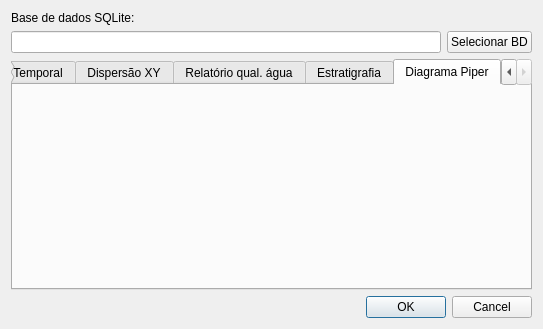
<?xml version="1.0" encoding="UTF-8"?>
<ui version="4.0">
 <class>Dialog</class>
 <widget class="QDialog" name="Dialog">
  <property name="geometry">
   <rect>
    <x>0</x>
    <y>0</y>
    <width>543</width>
    <height>329</height>
   </rect>
  </property>
  <property name="windowTitle">
   <string>Dialog</string>
  </property>
  <layout class="QGridLayout" name="gridLayout">
   <item row="1" column="0">
    <widget class="QLineEdit" name="txtpath">
     <property name="whatsThis">
      <string>Base de dados SpatiaLite selecionada</string>
     </property>
     <property name="readOnly">
      <bool>true</bool>
     </property>
    </widget>
   </item>
   <item row="1" column="1">
    <widget class="QPushButton" name="btnSetDB">
     <property name="text">
      <string>Selecionar BD</string>
     </property>
    </widget>
   </item>
   <item row="0" column="0" colspan="2">
    <widget class="QLabel" name="label_2">
     <property name="text">
      <string>Base de dados SQLite:</string>
     </property>
    </widget>
   </item>
   <item row="3" column="0" colspan="2">
    <widget class="QDialogButtonBox" name="buttonBox">
     <property name="orientation">
      <enum>Qt::Horizontal</enum>
     </property>
     <property name="standardButtons">
      <set>QDialogButtonBox::Cancel|QDialogButtonBox::Ok</set>
     </property>
    </widget>
   </item>
   <item row="2" column="0" colspan="2">
    <widget class="QTabWidget" name="tabWidget">
     <property name="sizePolicy">
      <sizepolicy hsizetype="MinimumExpanding" vsizetype="Expanding">
       <horstretch>0</horstretch>
       <verstretch>0</verstretch>
      </sizepolicy>
     </property>
     <property name="currentIndex">
      <number>4</number>
     </property>
     <widget class="QWidget" name="TAB_TSPLOT">
      <attribute name="title">
       <string>Série Temporal</string>
      </attribute>
      <layout class="QGridLayout" name="gridLayout_3">
       <item row="0" column="0">
        <widget class="QLabel" name="label">
         <property name="font">
          <font>
           <pointsize>10</pointsize>
          </font>
         </property>
         <property name="text">
          <string>Tabela:</string>
         </property>
        </widget>
       </item>
       <item row="1" column="0">
        <widget class="QComboBox" name="ListOfTables">
         <property name="sizePolicy">
          <sizepolicy hsizetype="Expanding" vsizetype="Fixed">
           <horstretch>0</horstretch>
           <verstretch>0</verstretch>
          </sizepolicy>
         </property>
        </widget>
       </item>
       <item row="1" column="1" rowspan="5">
        <widget class="QLabel" name="InfoTxtTSPlot">
         <property name="sizePolicy">
          <sizepolicy hsizetype="Expanding" vsizetype="Expanding">
           <horstretch>0</horstretch>
           <verstretch>0</verstretch>
          </sizepolicy>
         </property>
         <property name="text">
          <string>Status da tabela</string>
         </property>
         <property name="alignment">
          <set>Qt::AlignLeading|Qt::AlignLeft|Qt::AlignTop</set>
         </property>
         <property name="wordWrap">
          <bool>true</bool>
         </property>
        </widget>
       </item>
       <item row="2" column="0">
        <widget class="QLabel" name="label_3">
         <property name="font">
          <font>
           <pointsize>10</pointsize>
          </font>
         </property>
         <property name="text">
          <string>Coluna:</string>
         </property>
        </widget>
       </item>
       <item row="3" column="0">
        <widget class="QComboBox" name="ListOfColumns"/>
       </item>
       <item row="4" column="0">
        <widget class="QCheckBox" name="checkBoxDataPoints">
         <property name="enabled">
          <bool>true</bool>
         </property>
         <property name="text">
          <string>Marcadores na linha</string>
         </property>
        </widget>
       </item>
       <item row="5" column="0">
        <widget class="QCheckBox" name="checkBoxStepPlot">
         <property name="enabled">
          <bool>true</bool>
         </property>
         <property name="text">
          <string>Step-plot</string>
         </property>
        </widget>
       </item>
      </layout>
     </widget>
     <widget class="QWidget" name="TAB_XYPLOT">
      <attribute name="title">
       <string>Dispersão XY</string>
      </attribute>
      <layout class="QGridLayout" name="gridLayout_2">
       <item row="0" column="0">
        <widget class="QLabel" name="label_5">
         <property name="font">
          <font>
           <pointsize>10</pointsize>
          </font>
         </property>
         <property name="text">
          <string>Tabela:</string>
         </property>
        </widget>
       </item>
       <item row="0" column="1">
        <widget class="QLabel" name="label_6">
         <property name="font">
          <font>
           <pointsize>10</pointsize>
          </font>
         </property>
         <property name="text">
          <string>coluna-y1:</string>
         </property>
        </widget>
       </item>
       <item row="1" column="0">
        <widget class="QComboBox" name="ListOfTables_2">
         <property name="sizePolicy">
          <sizepolicy hsizetype="Expanding" vsizetype="Fixed">
           <horstretch>0</horstretch>
           <verstretch>0</verstretch>
          </sizepolicy>
         </property>
        </widget>
       </item>
       <item row="1" column="1">
        <widget class="QComboBox" name="ListOfColumns_3">
         <property name="sizePolicy">
          <sizepolicy hsizetype="Expanding" vsizetype="Fixed">
           <horstretch>0</horstretch>
           <verstretch>0</verstretch>
          </sizepolicy>
         </property>
        </widget>
       </item>
       <item row="2" column="0">
        <widget class="QLabel" name="label_10">
         <property name="font">
          <font>
           <pointsize>10</pointsize>
          </font>
         </property>
         <property name="text">
          <string>coluna-x:</string>
         </property>
        </widget>
       </item>
       <item row="2" column="1">
        <widget class="QLabel" name="label_7">
         <property name="font">
          <font>
           <pointsize>10</pointsize>
          </font>
         </property>
         <property name="text">
          <string>coluna-y2:</string>
         </property>
        </widget>
       </item>
       <item row="3" column="0">
        <widget class="QComboBox" name="ListOfColumns_2">
         <property name="sizePolicy">
          <sizepolicy hsizetype="Expanding" vsizetype="Fixed">
           <horstretch>0</horstretch>
           <verstretch>0</verstretch>
          </sizepolicy>
         </property>
        </widget>
       </item>
       <item row="3" column="1">
        <widget class="QComboBox" name="ListOfColumns_4">
         <property name="sizePolicy">
          <sizepolicy hsizetype="Expanding" vsizetype="Fixed">
           <horstretch>0</horstretch>
           <verstretch>0</verstretch>
          </sizepolicy>
         </property>
        </widget>
       </item>
       <item row="4" column="0" rowspan="2">
        <widget class="QCheckBox" name="checkBoxDataPoints_2">
         <property name="enabled">
          <bool>true</bool>
         </property>
         <property name="text">
          <string>Marcadores na linha</string>
         </property>
        </widget>
       </item>
       <item row="4" column="1">
        <widget class="QLabel" name="label_8">
         <property name="font">
          <font>
           <pointsize>10</pointsize>
          </font>
         </property>
         <property name="text">
          <string>coluna-y3:</string>
         </property>
        </widget>
       </item>
       <item row="5" column="1" rowspan="2">
        <widget class="QComboBox" name="ListOfColumns_5">
         <property name="sizePolicy">
          <sizepolicy hsizetype="Expanding" vsizetype="Fixed">
           <horstretch>0</horstretch>
           <verstretch>0</verstretch>
          </sizepolicy>
         </property>
        </widget>
       </item>
       <item row="6" column="0">
        <widget class="QLabel" name="InfoTxtXYPlot">
         <property name="sizePolicy">
          <sizepolicy hsizetype="Preferred" vsizetype="Expanding">
           <horstretch>0</horstretch>
           <verstretch>0</verstretch>
          </sizepolicy>
         </property>
         <property name="text">
          <string>Status da tabela</string>
         </property>
         <property name="alignment">
          <set>Qt::AlignLeading|Qt::AlignLeft|Qt::AlignTop</set>
         </property>
         <property name="wordWrap">
          <bool>true</bool>
         </property>
        </widget>
       </item>
      </layout>
     </widget>
     <widget class="QWidget" name="tab">
      <attribute name="title">
       <string>Relatório qual. água</string>
      </attribute>
      <layout class="QGridLayout" name="gridLayout_4">
       <item row="0" column="0">
        <widget class="QLabel" name="label_18">
         <property name="font">
          <font>
           <pointsize>10</pointsize>
          </font>
         </property>
         <property name="text">
          <string>Tabela:</string>
         </property>
        </widget>
       </item>
       <item row="0" column="1">
        <widget class="QLabel" name="label_23">
         <property name="font">
          <font>
           <pointsize>10</pointsize>
          </font>
         </property>
         <property name="text">
          <string>Coluna unidades (vazio se nenhuma):</string>
         </property>
        </widget>
       </item>
       <item row="1" column="0">
        <widget class="QComboBox" name="ListOfTables_WQUAL">
         <property name="sizePolicy">
          <sizepolicy hsizetype="Expanding" vsizetype="Fixed">
           <horstretch>0</horstretch>
           <verstretch>0</verstretch>
          </sizepolicy>
         </property>
        </widget>
       </item>
       <item row="1" column="1">
        <widget class="QComboBox" name="ListOfColumns_WQUALUNIT">
         <property name="sizePolicy">
          <sizepolicy hsizetype="Expanding" vsizetype="Fixed">
           <horstretch>0</horstretch>
           <verstretch>0</verstretch>
          </sizepolicy>
         </property>
        </widget>
       </item>
       <item row="2" column="0">
        <widget class="QLabel" name="label_22">
         <property name="font">
          <font>
           <pointsize>10</pointsize>
          </font>
         </property>
         <property name="text">
          <string>Nome do parâmetro:</string>
         </property>
        </widget>
       </item>
       <item row="2" column="1" rowspan="2">
        <widget class="QLabel" name="label_21">
         <property name="font">
          <font>
           <pointsize>10</pointsize>
          </font>
         </property>
         <property name="text">
          <string>Coluna adicional, fora data_hora (ex: profundidade da amostra...):</string>
         </property>
         <property name="wordWrap">
          <bool>true</bool>
         </property>
        </widget>
       </item>
       <item row="3" column="0" rowspan="2">
        <widget class="QComboBox" name="ListOfColumns_WQUALPARAM">
         <property name="sizePolicy">
          <sizepolicy hsizetype="Expanding" vsizetype="Fixed">
           <horstretch>0</horstretch>
           <verstretch>0</verstretch>
          </sizepolicy>
         </property>
        </widget>
       </item>
       <item row="4" column="1" rowspan="2">
        <widget class="QComboBox" name="ListOfColumns_WQUALSORTING">
         <property name="sizePolicy">
          <sizepolicy hsizetype="Expanding" vsizetype="Fixed">
           <horstretch>0</horstretch>
           <verstretch>0</verstretch>
          </sizepolicy>
         </property>
        </widget>
       </item>
       <item row="5" column="0">
        <widget class="QLabel" name="label_20">
         <property name="font">
          <font>
           <pointsize>10</pointsize>
          </font>
         </property>
         <property name="text">
          <string>Valor da análise:</string>
         </property>
        </widget>
       </item>
       <item row="6" column="0">
        <widget class="QComboBox" name="ListOfColumns_WQUALVALUE">
         <property name="sizePolicy">
          <sizepolicy hsizetype="Expanding" vsizetype="Fixed">
           <horstretch>0</horstretch>
           <verstretch>0</verstretch>
          </sizepolicy>
         </property>
        </widget>
       </item>
       <item row="6" column="1">
        <spacer name="verticalSpacer_2">
         <property name="orientation">
          <enum>Qt::Vertical</enum>
         </property>
         <property name="sizeHint" stdset="0">
          <size>
           <width>20</width>
           <height>28</height>
          </size>
         </property>
        </spacer>
       </item>
      </layout>
     </widget>
     <widget class="QWidget" name="TAB_STRATIGRAPHY">
      <attribute name="title">
       <string>Estratigrafia</string>
      </attribute>
      <layout class="QGridLayout" name="gridLayout_5">
       <item row="0" column="0">
        <widget class="QLabel" name="label_9">
         <property name="font">
          <font>
           <pointsize>10</pointsize>
          </font>
         </property>
         <property name="text">
          <string>Tabela:</string>
         </property>
        </widget>
       </item>
       <item row="1" column="0">
        <widget class="QComboBox" name="ListOfTables_3">
         <property name="sizePolicy">
          <sizepolicy hsizetype="Expanding" vsizetype="Fixed">
           <horstretch>0</horstretch>
           <verstretch>0</verstretch>
          </sizepolicy>
         </property>
        </widget>
       </item>
       <item row="1" column="1" rowspan="2">
        <widget class="QLabel" name="InfoTxtStratigraphy">
         <property name="sizePolicy">
          <sizepolicy hsizetype="Expanding" vsizetype="MinimumExpanding">
           <horstretch>0</horstretch>
           <verstretch>0</verstretch>
          </sizepolicy>
         </property>
         <property name="text">
          <string>Status da tabela</string>
         </property>
         <property name="alignment">
          <set>Qt::AlignLeading|Qt::AlignLeft|Qt::AlignTop</set>
         </property>
         <property name="wordWrap">
          <bool>true</bool>
         </property>
        </widget>
       </item>
       <item row="2" column="0">
        <spacer name="verticalSpacer">
         <property name="orientation">
          <enum>Qt::Vertical</enum>
         </property>
         <property name="sizeHint" stdset="0">
          <size>
           <width>20</width>
           <height>104</height>
          </size>
         </property>
        </spacer>
       </item>
      </layout>
     </widget>
     <widget class="QWidget" name="TAB_PIPER">
      <attribute name="title">
       <string>Diagrama Piper</string>
      </attribute>
     </widget>
    </widget>
   </item>
  </layout>
 </widget>
 <tabstops>
  <tabstop>txtpath</tabstop>
  <tabstop>btnSetDB</tabstop>
  <tabstop>tabWidget</tabstop>
  <tabstop>ListOfTables</tabstop>
  <tabstop>ListOfColumns</tabstop>
  <tabstop>checkBoxDataPoints</tabstop>
  <tabstop>checkBoxStepPlot</tabstop>
  <tabstop>ListOfTables_2</tabstop>
  <tabstop>ListOfColumns_2</tabstop>
  <tabstop>ListOfColumns_3</tabstop>
  <tabstop>ListOfColumns_4</tabstop>
  <tabstop>ListOfColumns_5</tabstop>
  <tabstop>checkBoxDataPoints_2</tabstop>
  <tabstop>ListOfTables_WQUAL</tabstop>
  <tabstop>ListOfColumns_WQUALPARAM</tabstop>
  <tabstop>ListOfColumns_WQUALVALUE</tabstop>
  <tabstop>ListOfColumns_WQUALUNIT</tabstop>
  <tabstop>ListOfColumns_WQUALSORTING</tabstop>
  <tabstop>ListOfTables_3</tabstop>
  <tabstop>buttonBox</tabstop>
 </tabstops>
 <resources/>
 <connections/>
</ui>
